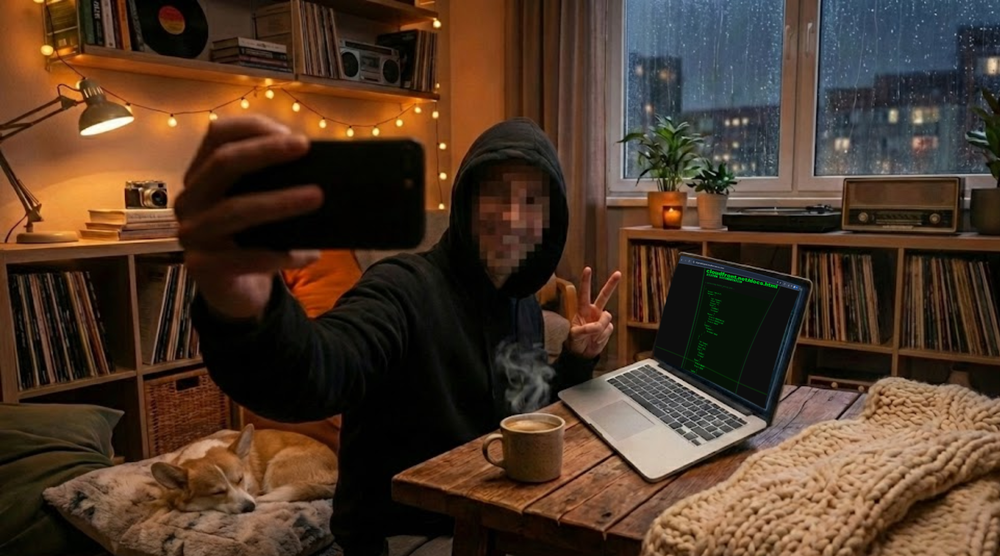
#> input picture cloud-escape/junior_developer.png, 1000 x 556 px, shrunk from 1894 x 1053 before the run
$ python crop_laptop.py
#> lines starting #> are read from the running program, lines starting #| are printed output that depends on the picture
from PIL import Image

def crop_laptop(input_path, output_path):
#> called with input_path = 'junior_developer.png', output_path = 'laptop.png'
    img = Image.open(input_path)
#> img is the input picture: PIL image 1000x556 RGBA; mean R, G, B, A 78.5, 56.6, 40.8, 255
    # the laptop is roughly in the right-middle area
    width, height = img.size
#> width = 1000; height = 556
    # let's crop the right half
    box = (width//2, height//4, width, height)
#> box = (500, 139, 1000, 556)
    cropped = img.crop(box)
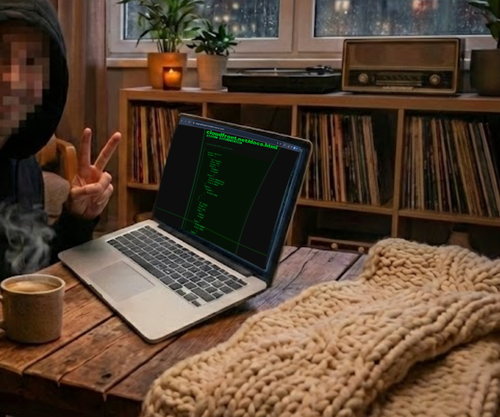
#> cropped: PIL image 500x417 RGBA; mean R, G, B, A 90.1, 69.1, 52.5, 255
    cropped.save(output_path)

if __name__ == "__main__":
    crop_laptop("junior_developer.png", "laptop.png")
